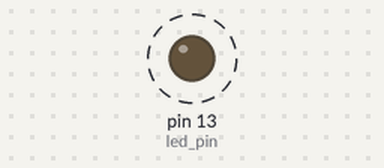
This sketch was run on a simulated Arduino Uno, built with avr-gcc and run on an emulated ATmega328P. Shown: output pins drawn as LEDs (lit = HIGH). Dashed ring = blinking. No radio packets arrive unless stated.

Above: at 0.5 s.
Timing chart, 0 to 3.0 s (numbered marks = the images above):
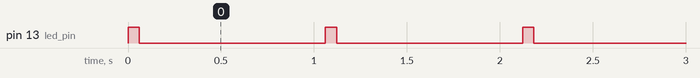

The sketch:

sender.ino
```cpp
//Это код передатчика.
#include <VirtualWire.h>

const int led_pin = 13;
const int transmit_pin = 12;
const int receive_pin = 2;
const int transmit_en_pin = 3;

void setup()
{
    // Initialise the IO and ISR
    vw_set_tx_pin(transmit_pin);
    vw_set_rx_pin(receive_pin);
    vw_set_ptt_pin(transmit_en_pin);
    vw_set_ptt_inverted(true); // Required for DR3100
    vw_setup(2000);       // Bits per sec
    pinMode(led_pin, OUTPUT);
    Serial.println("setup");
}

byte count = 1;

void loop()
{
  char msg[7] = {'h','e','l','l','o',' ','#'};
 Serial.println("loop..");
  msg[6] = count;
  digitalWrite(led_pin, HIGH); // Flash a light to show transmitting
  vw_send((uint8_t *)msg, 7);
  vw_wait_tx(); // Wait until the whole message is gone
  digitalWrite(led_pin, LOW);

   int i;
   for (i = 0; i < 7; i++)
   { Serial.print(msg[i], HEX); Serial.print(' '); }
   Serial.println();

   delay(1000);
   count = count + 1;
}
```

Measured:
- by itself, pin 13 (led_pin): alternates HIGH for 0.06 s and LOW for 1.0 s
